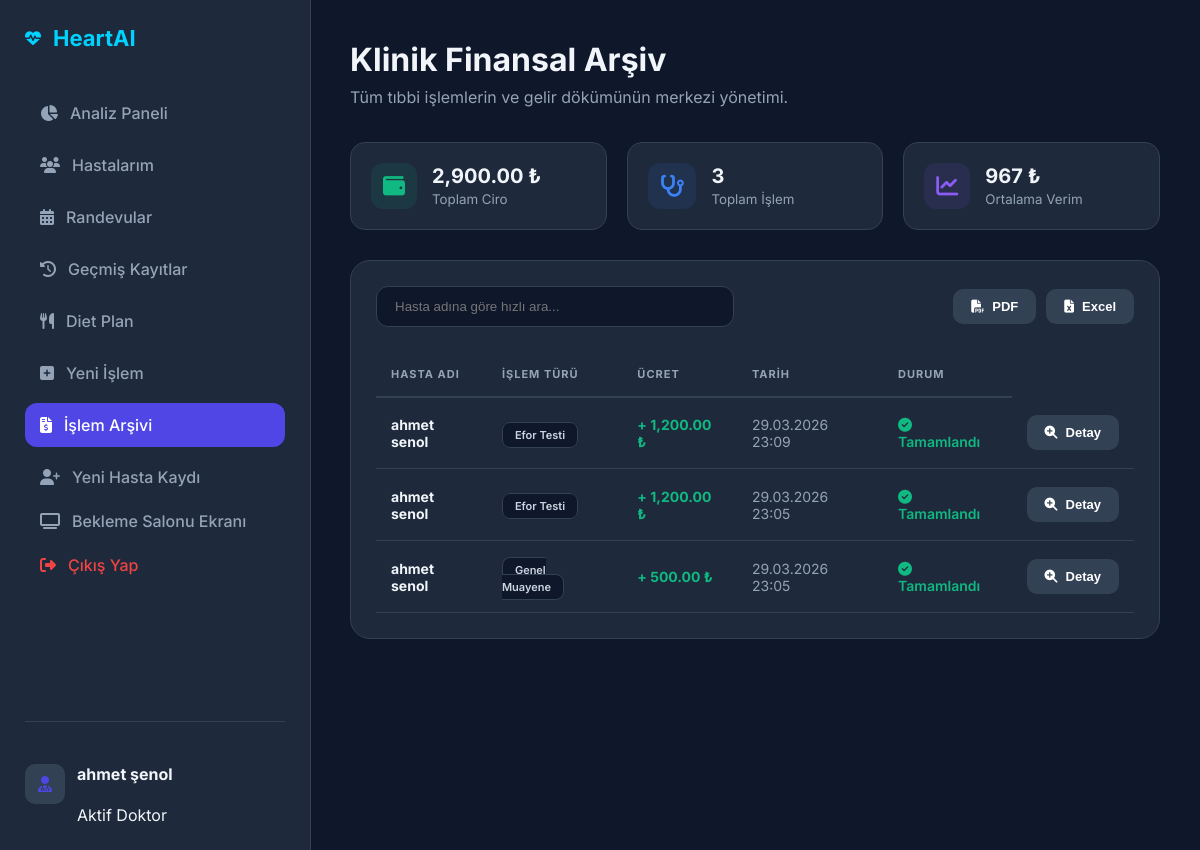
Page /all_procedures (signed in) on the committed database.
### tables this page shows
CREATE TABLE procedures 
                     (id INTEGER PRIMARY KEY AUTOINCREMENT, 
                      user_id INTEGER,
                      patient_name TEXT,
                      procedure_name TEXT,
                      cost REAL,
                      status TEXT,
                      date TEXT,
                      notes TEXT, 
                      FOREIGN KEY(user_id) REFERENCES users(id));

### app.py (the view)
@app.route('/all_procedures')
def all_procedures():
    if 'user_id' not in session: return redirect(url_for('login_page'))
    conn = sqlite3.connect('database.db')
    c = conn.cursor()
    c.execute("""SELECT patient_name, procedure_name, cost, date, status, id
                 FROM procedures
                 WHERE user_id = ?
                 ORDER BY id DESC""", (session['user_id'],))
    all_procs = c.fetchall()
    c.execute("SELECT SUM(cost) FROM procedures WHERE user_id = ?", (session['user_id'],))
    total_income = c.fetchone()[0] or 0
    conn.close()
    return render_template('all_procedures.html',
                           procedures=all_procs,
                           total_income=total_income,
                           username=session.get('user_name'))

### templates/all_procedures.html (shortened to what this page needs)
<!DOCTYPE html>
<html lang="tr">
<head>
    <link rel="stylesheet" href="https://cdnjs.cloudflare.com/ajax/libs/font-awesome/6.4.0/css/all.min.css">
</head>
<body>
    <div class="sidebar">
        <div class="logo-container">
            <i class="fas fa-heartbeat"></i>
            <h2>HeartAI</h2>
        </div>
        <ul class="menu">
            <li class="{% if request.path == '/dashboard' %}active{% endif %}">
                <a href="/dashboard"><i class="fas fa-chart-pie"></i> Analiz Paneli</a>
            </li>
            <li class="{% if request.path == '/patients' %}active{% endif %}">
                <a href="/patients"><i class="fas fa-users"></i> Hastalarım</a>
            </li>
            <li class="{% if request.path == '/appointments' %}active{% endif %}">
                <a href="/appointments"><i class="fas fa-calendar-alt"></i> Randevular</a>
            </li>
            <li class="{% if request.path == '/history' %}active{% endif %}">
                <a href="/history"><i class="fas fa-history"></i> Geçmiş Kayıtlar</a>
            </li>
            <li class="{% if '/diet_plan' in request.path or '/patient_diet' in request.path %}active{% endif %}">
    <a href="/diet_plan"><i class="fas fa-utensils"></i> Diet Plan</a>
</li>
            <li class="{% if request.path == '/create_procedure' %}active{% endif %}">
                <a href="/create_procedure"><i class="fas fa-plus-square"></i> Yeni İşlem</a>
            </li>
            <li class="{% if request.path == '/all_procedures' %}active{% endif %}">
                <a href="/all_procedures"><i class="fas fa-file-invoice-dollar"></i> İşlem Arşivi</a>
            </li>
            <a href="{{ url_for('new_patient_registration') }}" class="btn-premium">
    <i class="fas fa-user-plus"></i> Yeni Hasta Kaydı
</a>
            <a href="{{ url_for('waiting_room') }}" class="btn-premium">
    <i class="fas fa-tv"></i> Bekleme Salonu Ekranı
</a>
            <li><a href="/logout" style="color: #ef4444;"><i class="fas fa-sign-out-alt"></i> Çıkış Yap</a></li>
        </ul>
        <div class="user-profile">
            <div class="avatar"><i class="fas fa-user-md"></i></div>
            <div class="user-info">
                <h4>{{ username }}</h4>
                <span>Aktif Doktor</span>
            </div>
        </div>
    </div>
    <div class="main-content">
        <header style="margin-bottom: 35px;">
            <h1 style="margin:0 0 8px 0;">Klinik Finansal Arşiv</h1>
            <p style="color: #94a3b8; margin:0;">Tüm tıbbi işlemlerin ve gelir dökümünün merkezi yönetimi.</p>
        </header>
        <div class="stats-grid">
            <div class="stat-card">
                <i class="fas fa-wallet bg-green"></i>
                <div>
                    <h3 style="margin:0; font-size: 20px;">{{ "{:,.2f}".format(total_income) }} ₺</h3>
                    <small style="color: #94a3b8;">Toplam Ciro</small>
                </div>
            </div>
            <div class="stat-card">
                <i class="fas fa-stethoscope bg-blue"></i>
                <div>
                    <h3 style="margin:0; font-size: 20px;">{{ procedures|length }}</h3>
                    <small style="color: #94a3b8;">Toplam İşlem</small>
                </div>
            </div>
            <div class="stat-card">
                <i class="fas fa-chart-line bg-purple"></i>
                <div>
                    <h3 style="margin:0; font-size: 20px;">{{ "{:,.0f}".format(total_income / (procedures|length if procedures|length > 0 else 1)) }} ₺</h3>
                    <small style="color: #94a3b8;">Ortalama Verim</small>
                </div>
            </div>
        </div>
        <div class="card">
            <div class="table-header">
                <input type="text" id="searchInput" onkeyup="filterTable()" class="search-box" placeholder="Hasta adına göre hızlı ara...">
                <div style="display: flex; gap: 10px;">
                    <button class="btn-export" onclick="window.print()"><i class="fas fa-file-pdf"></i> PDF</button>
                    <button class="btn-export" onclick="exportTableToCSV('HeartAI_Klinik_Rapor.csv')"><i class="fas fa-file-excel"></i> Excel</button>
                </div>
            </div>
            <table id="procTable">
                <thead>
                    <tr>
                        <th>Hasta Adı</th>
                        <th>İşlem Türü</th>
                        <th>Ücret</th>
                        <th>Tarih</th>
                        <th>Durum</th>
                    </tr>
                </thead>
                <tbody>
                    {% for p in procedures %}
                    <tr>
                        <td><strong>{{ p[0] }}</strong></td>
                        <td><span class="proc-badge">{{ p[1] }}</span></td>
                        <td class="income-text">+ {{ "{:,.2f}".format(p[2]) }} ₺</td>
                        <td style="color: #94a3b8;">{{ p[3] }}</td>
                        <td><span style="color: #10b981; font-weight: 600;"><i class="fas fa-check-circle"></i> {{ p[4] }}</span></td>
                        <td>
    <button class="btn-export" onclick="showProcDetail('{{ p[0] }}', '{{ p[1] }}', '{{ p[2] }}', '{{ p[3] }}', '{{ p[7] }}')">
        <i class="fas fa-search-plus"></i> Detay
    </button>
</td>
                    </tr>
                    {% endfor %}
                </tbody>
            </table>
        </div>
    </div>
</body>
</html>

### templates/all_procedures.html (style rules this page uses)
body { margin: 0; font-family: 'Inter', sans-serif; background: #0f172a; color: #f1f5f9; display: flex; }
.sidebar { width: 260px; background: #1e293b; height: 100vh; padding: 25px; position: fixed; border-right: 1px solid #334155; display: flex; flex-direction: column; }
.logo-container { display: flex; align-items: center; gap: 12px; margin-bottom: 40px; color: #00d2ff; }
.logo-container h2 { margin: 0; font-size: 22px; font-weight: 700; }
.menu { list-style: none; padding: 0; margin: 0; flex-grow: 1; }
.menu li { margin-bottom: 8px; }
.menu a { display: flex; align-items: center; gap: 12px; padding: 12px 15px; color: #94a3b8; text-decoration: none; border-radius: 12px; transition: 0.3s; font-weight: 500; }
.menu li.active a, .menu a:hover { background: #4f46e5; color: white; }
.user-profile { margin-top: auto; padding-top: 20px; border-top: 1px solid #334155; display: flex; align-items: center; gap: 12px; }
.avatar { width: 40px; height: 40px; background: #334155; border-radius: 10px; display: flex; align-items: center; justify-content: center; color: #4f46e5; }
.main-content { margin-left: 310px; padding: 40px; width: calc(100% - 310px); }
.stats-grid { display: grid; grid-template-columns: repeat(3, 1fr); gap: 20px; margin-bottom: 30px; }
.stat-card { background: #1e293b; padding: 20px; border-radius: 15px; border: 1px solid #334155; display: flex; align-items: center; gap: 15px; }
.stat-card i { font-size: 22px; padding: 12px; border-radius: 12px; }
.bg-green { background: rgba(16, 185, 129, 0.1); color: #10b981; }
.bg-blue { background: rgba(59, 130, 246, 0.1); color: #3b82f6; }
.bg-purple { background: rgba(139, 92, 246, 0.1); color: #8b5cf6; }
.card { background: #1e293b; padding: 25px; border-radius: 20px; border: 1px solid #334155; }
.table-header { display: flex; justify-content: space-between; align-items: center; margin-bottom: 25px; }
.search-box { background: #0f172a; border: 1px solid #334155; color: white; padding: 12px 18px; border-radius: 12px; width: 320px; outline: none; transition: 0.3s; }
table { width: 100%; border-collapse: collapse; }
th { text-align: left; color: #94a3b8; padding: 15px; border-bottom: 2px solid #334155; font-size: 11px; text-transform: uppercase; letter-spacing: 1px; }
td { padding: 18px 15px; border-bottom: 1px solid #334155; font-size: 14px; }
.proc-badge { padding: 5px 12px; border-radius: 8px; font-size: 11px; font-weight: 600; background: #0f172a; color: #cbd5e1; border: 1px solid #334155; }
.income-text { color: #10b981; font-weight: 700; font-family: 'Inter', sans-serif; }
.btn-export { background: #334155; color: white; border: none; padding: 10px 18px; border-radius: 10px; cursor: pointer; font-size: 13px; font-weight: 600; transition: 0.3s; display: inline-flex; align-items: center; gap: 8px; }
body { animation: pageIn 0.6s ease-out forwards; opacity: 0; }
.card { animation: cardSlide 0.8s ease-out; }

### rows in the picture
procedures: patient_name "ahmet senol", procedure_name "Efor Testi", cost "1,200.00", date "29.03.2026 23:09", status "Tamamlandı"
procedures: patient_name "ahmet senol", procedure_name "Efor Testi", cost "1,200.00", date "29.03.2026 23:05", status "Tamamlandı"
procedures: patient_name "ahmet senol", procedure_name "Genel Muayene", cost "500.00", date "29.03.2026 23:05", status "Tamamlandı"

### other values in the picture
{{ username }} "ahmet şenol"
{{ "{:,.2f}".format(total_income) }} "2,900.00"
{{ procedures|length }} "3"
